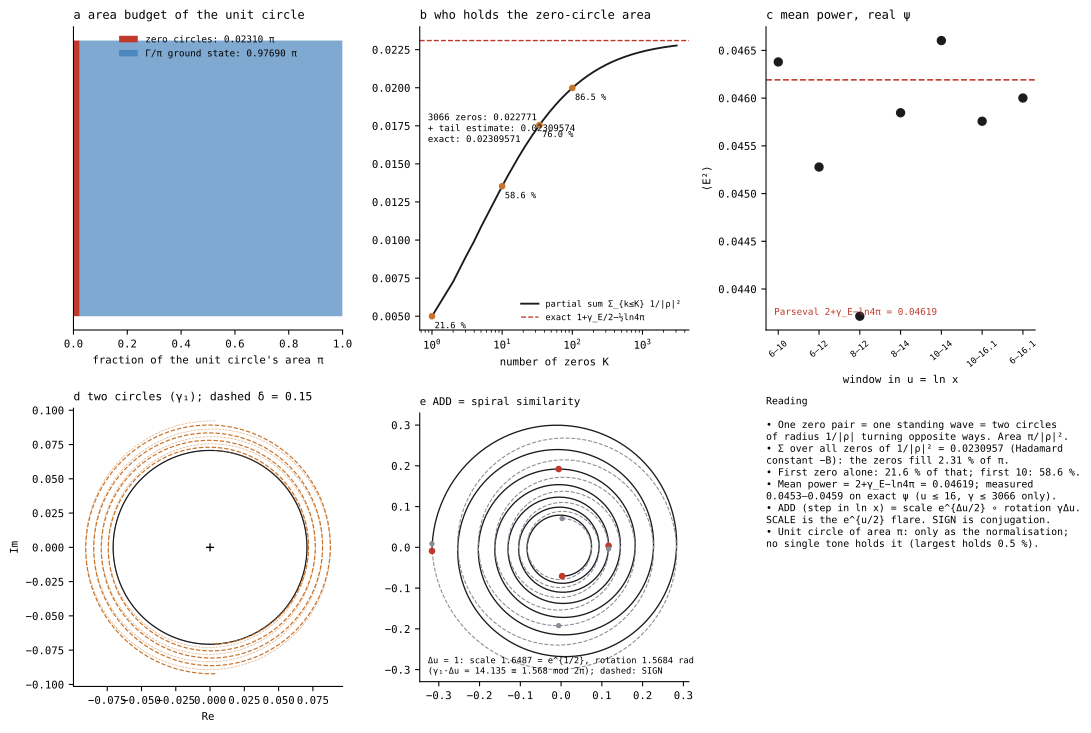

This figure's Python source:
# SPDX-License-Identifier: GPL-3.0-only
"""heartbeat.svg — what the standing wave contains under its curve, and ADD / SCALE / SIGN acting on it.

a  the unit circle's area π split: the zero circles (π/|ρ|², all zeros) hold 2.31 %, the Γ/π ground state the rest (ESTABLISHED sum Σ1/ρ = 1+γ_E/2−½ln4π)
b  how the zero-circle area is shared: the first zero alone holds 21.6 %, the first 10 hold 58.6 %, the 34 on the pancake coil 76 %, the first 100 86.5 %
c  mean power of the real wave on the exact ψ, windows of u, against the Parseval value 2+γ_E−ln4π
d  one standing wave as two counter-rotating circles: equal radii, the sum is real; off the line (δ = 0.15) both radii grow as e^{δu}
e  ADD, SCALE, SIGN on a tone: a step in ln x is a spiral similarity (scale e^{Δu/2}, rotation γΔu); conjugation is the reflection
f  reading
Code drawn: rhp.heartbeat, rhp.diverge.   Run: python -m rhp.atlas_riemann_fermat.heartbeat
"""
import numpy as np
from ._common import plt, save, INK, NORTH, SOUTH, HOT, GREY
from .. import heartbeat as H, diverge as D


def build():
    z = np.loadtxt(__file__.replace("rhp/atlas_riemann_fermat/heartbeat.py", "data/zeros_1_to_3600.csv"))
    fig = plt.figure(figsize=(11.5, 7.8))
    # a
    ax = fig.add_subplot(2, 3, 1)
    ax.barh([0], [H.SUM_INV_RHO], color=HOT, label=f"zero circles: {H.SUM_INV_RHO:.5f} π")
    ax.barh([0], [H.GROUND_SHARE], left=[H.SUM_INV_RHO], color=NORTH, alpha=.6, label=f"Γ/π ground state: {H.GROUND_SHARE:.5f} π")
    ax.set_xlim(0, 1); ax.set_yticks([]); ax.set_xlabel("fraction of the unit circle's area π"); ax.legend(fontsize=7, frameon=False, loc="upper center", bbox_to_anchor=(.5, 1.0))
    ax.set_title("a  area budget of the unit circle", loc="left", fontsize=9)
    # b
    ax = fig.add_subplot(2, 3, 2)
    cum = np.cumsum(H.tone_radius(z) ** 2) / H.SUM_INV_RHO
    k = np.arange(1, len(z) + 1)
    ax.semilogx(k, H.SUM_INV_RHO * cum, color=INK, lw=1.4, label="partial sum Σ_{k≤K} 1/|ρ|²")
    ax.axhline(H.SUM_INV_RHO, color=HOT, ls="--", lw=1, label="exact 1+γ_E/2−½ln4π")
    for kk in (1, 10, 34, 100):
        ax.plot([kk], [H.SUM_INV_RHO * cum[kk - 1]], "o", color=SOUTH, ms=4); ax.annotate(f"{cum[kk - 1] * 100:.1f} %", (kk, H.SUM_INV_RHO * cum[kk - 1]), fontsize=6.5, xytext=(2, -9), textcoords="offset points")
    s, st, ex = H.budget(z)
    ax.text(.03, .62, f"3066 zeros: {s:.6f}\n+ tail estimate: {st:.8f}\nexact: {ex:.8f}", transform=ax.transAxes, fontsize=6.8)
    ax.set_xlabel("number of zeros K"); ax.legend(fontsize=6.5, frameon=False, loc="lower right"); ax.set_title("b  who holds the zero-circle area", loc="left", fontsize=9)
    # c
    ax = fig.add_subplot(2, 3, 3)
    psi = D.psi_table(10 ** 7)
    wins = [(6, 10), (6, 12), (8, 12), (8, 14), (10, 14), (10, 16.1), (6, 16.1)]
    vals = [H.mean_power_measured(psi, a, b)[0] for a, b in wins]
    ax.plot(range(len(wins)), vals, "o", color=INK); ax.axhline(H.MEAN_POWER, color=HOT, ls="--", lw=1.2)
    ax.set_xticks(range(len(wins))); ax.set_xticklabels([f"{a:g}–{b:g}" for a, b in wins], rotation=40, fontsize=6.5)
    ax.text(.03, .05, f"Parseval 2+γ_E−ln4π = {H.MEAN_POWER:.5f}", transform=ax.transAxes, fontsize=7, color=HOT)
    ax.set_xlabel("window in u = ln x"); ax.set_ylabel("⟨E²⟩"); ax.set_title("c  mean power, real ψ", loc="left", fontsize=9)
    # d
    ax = fig.add_subplot(2, 3, 4)
    u = np.linspace(0, 4 * 2 * np.pi / z[0], 2500)
    for dlt, col, ls in [(0.0, INK, "-"), (0.15, SOUTH, "--")]:
        f, m, s_ = H.counter_rotating_pair(u, z[0], dlt)
        ax.plot(f.real, f.imag, color=col, lw=.9, ls=ls); ax.plot(m.real, m.imag, color=col, lw=.5, ls=ls, alpha=.6)
    ax.plot([0], [0], "k+"); ax.set_aspect("equal")
    ax.set_title("d  two circles (γ₁); dashed δ = 0.15", loc="left", fontsize=8.5)
    ax.set_xlabel("Re"); ax.set_ylabel("Im")
    # e
    ax = fig.add_subplot(2, 3, 5)
    u = np.linspace(0, 3.0, 800); f = H.tone(u, z[0]) / np.exp(0)
    ax.plot(f.real, f.imag, color=INK, lw=1); ax.plot(f.real, -f.imag, color=GREY, lw=.8, ls="--")
    for du in (0, 1, 2, 3):
        p = H.tone(np.array([du]), z[0])[0]; ax.plot([p.real], [p.imag], "o", color=HOT, ms=4); ax.plot([p.real], [-p.imag], "o", color=GREY, ms=3)
    sc, rot = H.spiral_similarity(z[0], 1.0)
    ax.text(.03, .03, f"Δu = 1: scale {sc:.4f} = e^{{1/2}}, rotation {rot:.4f} rad\n(γ₁·Δu = {z[0]:.3f} ≡ {z[0] % (2 * np.pi):.3f} mod 2π); dashed: SIGN", transform=ax.transAxes, fontsize=6.5)
    ax.set_aspect("equal"); ax.set_title("e  ADD = spiral similarity", loc="left", fontsize=8)
    ax = fig.add_subplot(2, 3, 6); ax.axis("off")
    ax.text(0, 1, "Reading\n\n"
            "• One zero pair = one standing wave = two circles\n  of radius 1/|ρ| turning opposite ways. Area π/|ρ|².\n"
            "• Σ over all zeros of 1/|ρ|² = 0.0230957 (Hadamard\n  constant −B): the zeros fill 2.31 % of π.\n"
            "• First zero alone: 21.6 % of that; first 10: 58.6 %.\n"
            "• Mean power = 2+γ_E−ln4π = 0.04619; measured\n  0.0453–0.0459 on exact ψ (u ≤ 16, γ ≤ 3066 only).\n"
            "• ADD (step in ln x) = scale e^{Δu/2} ∘ rotation γΔu.\n  SCALE is the e^{u/2} flare. SIGN is conjugation.\n"
            "• Unit circle of area π: only as the normalisation;\n  no single tone holds it (largest holds 0.5 %).",
            va="top", fontsize=7.4, family="monospace")
    fig.tight_layout()
    return save(fig, "heartbeat.svg")


if __name__ == "__main__":
    print(build())
